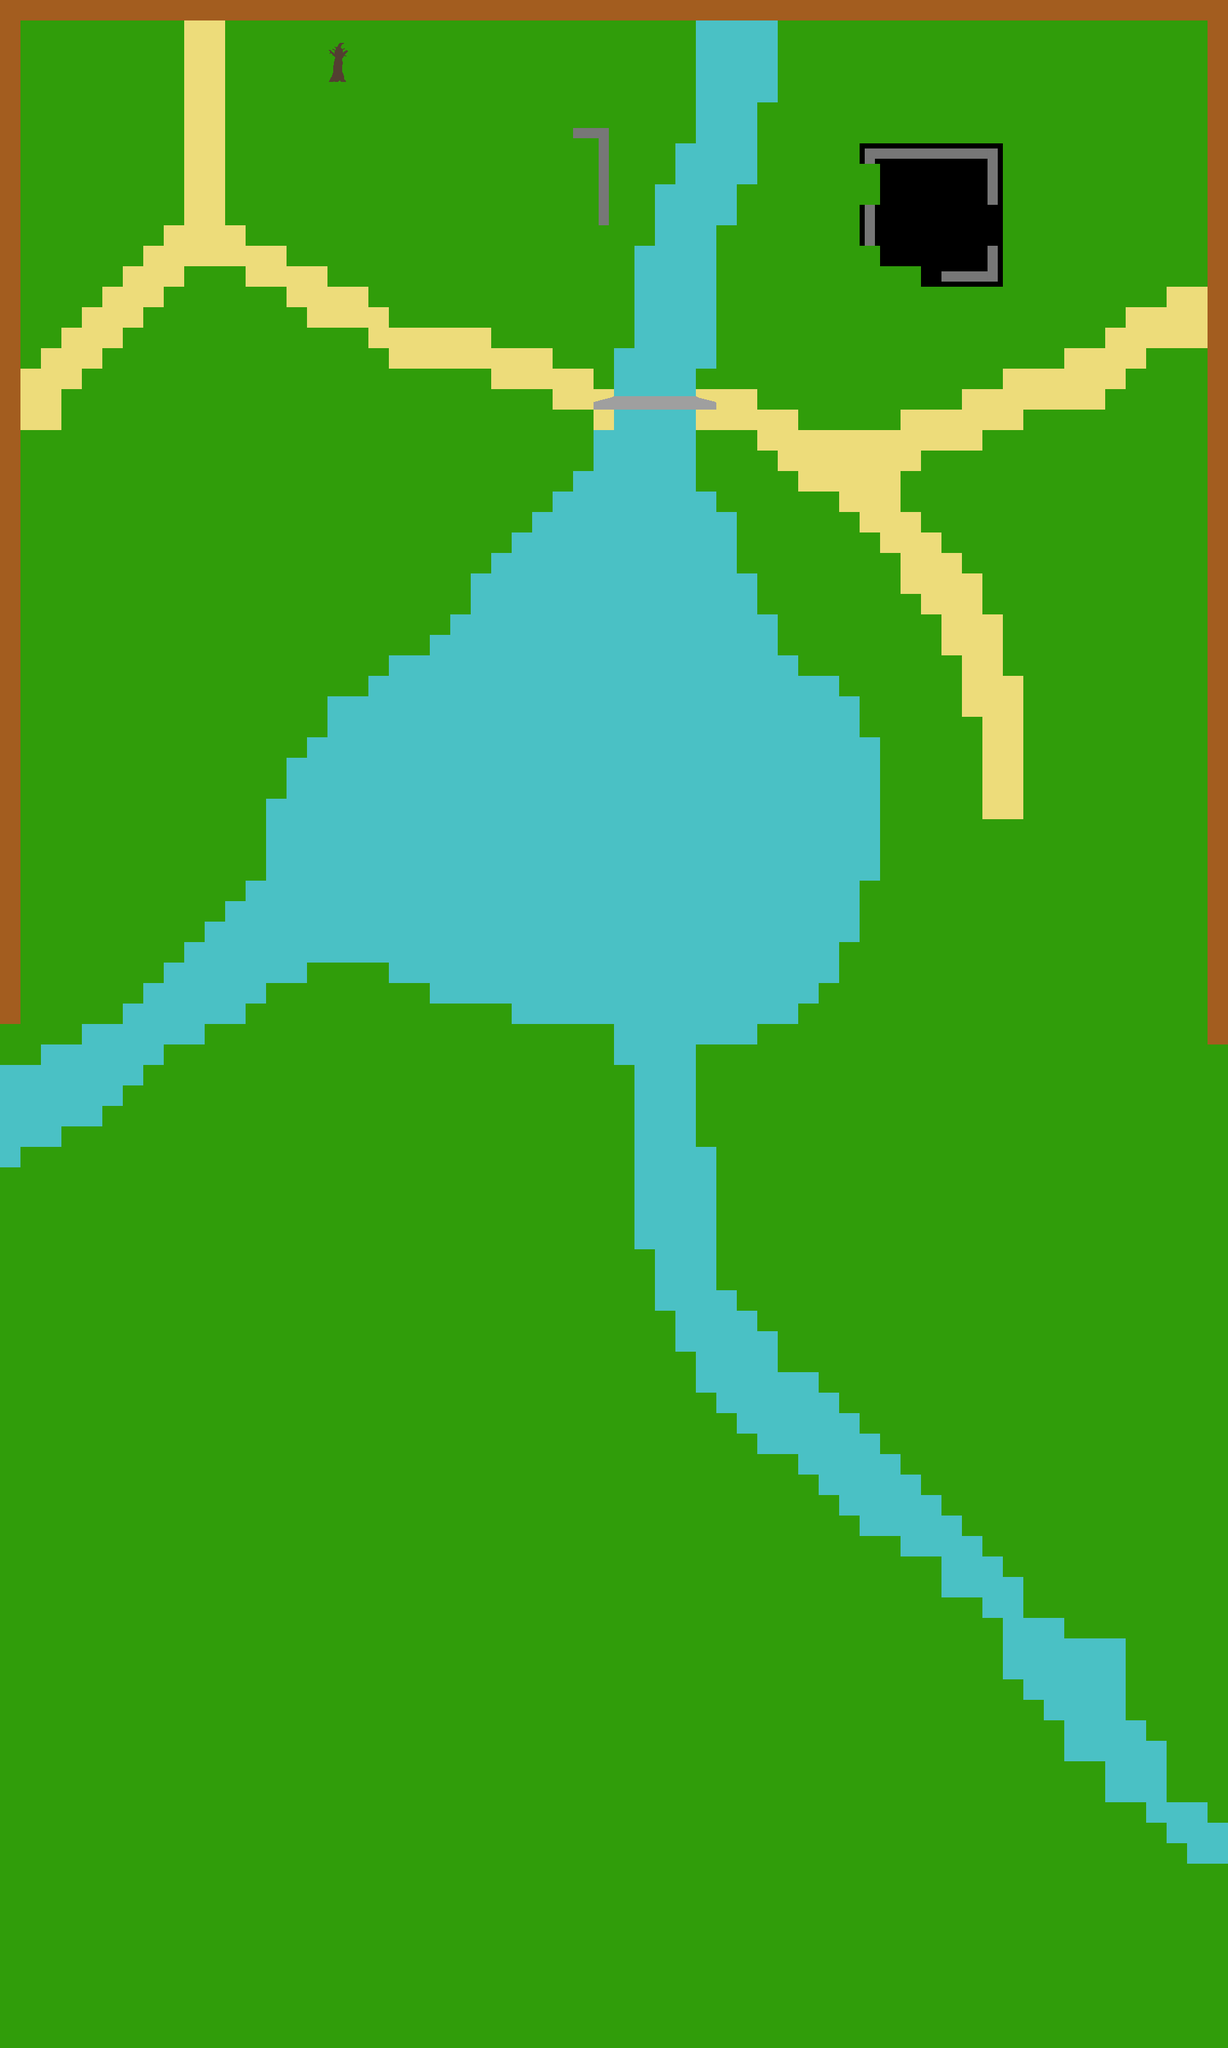

This is a level from a 2D game, rendered from its Tiled map with the project's own tilesets. A one-line summary and the map file follow, with tile-layer data summarised:
An orthogonal 60x100 tile map with 32x32 px tiles, 3 tile layers (backgroundLayer, collisionLayer, foregroundLayer), 1 hidden layer not drawn and 3 objects (Monster, TrapDoor1, Key).

<map version="1.0" orientation="orthogonal" renderorder="right-down" width="60" height="100" tilewidth="32" tileheight="32" nextobjectid="12">
 <tileset firstgid="1" name="tiles" tilewidth="32" tileheight="32">
  <image source="../images/tiles.png" trans="ff00ff" width="320" height="320" />
 </tileset>
 <layer name="backgroundLayer" width="60" height="100">
  <data>[6000 cells, 6000 non-empty, 4 distinct tile ids]</data>
 </layer>
 <layer name="collisionLayer" width="60" height="100">
  <data>[6000 cells, 1078 non-empty, 9 distinct tile ids]</data>
 </layer>
 <objectgroup name="objectLayer">
  <object id="4" name="Monster" gid="78" x="544" y="576">
   <properties>
    <property name="type" value="shadowStart" />
   </properties>
  </object>
  <object id="9" name="TrapDoor1" gid="98" x="1440" y="352">
   <properties>
    <property name="doorID" value="1" />
    <property name="sprite" value="closedTrapdoor" />
    <property name="targetTilemap" value="map2" />
    <property name="targetX" value="32" />
    <property name="targetY" value="32" />
    <property name="type" value="door" />
   </properties>
  </object>
  <object id="10" name="Key" gid="97" x="1664.29" y="448.802">
   <properties>
    <property name="doorID" value="1" />
    <property name="sprite" value="key" />
    <property name="type" value="key" />
   </properties>
  </object>
 </objectgroup>
 <layer name="foregroundLayer" width="60" height="100">
  <data>[6000 cells, 6 non-empty, 3 distinct tile ids]</data>
 </layer>
 <layer name="gridLayer" width="60" height="100" visible="0">
  <data>[6000 cells, 194 non-empty, 1 distinct tile ids]</data>
 </layer>
</map>